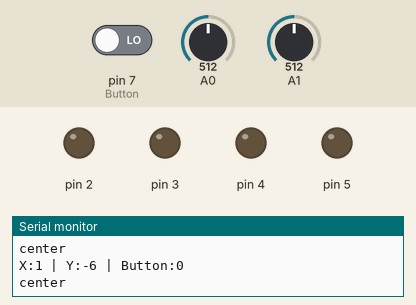
Recording of a sketch running on a simulated Arduino Uno, built with avr-gcc and run on an emulated ATmega328P. Shown: output pins drawn as LEDs (lit = HIGH), the last lines printed to the serial monitor. Inputs (shaded band) come from the test bench; at power-on: A0 = 512, A1 = 512, pin 7 (Button) LOW.

Above: at 1.2 s.
1.3 s: A0 set to 535
At 1.7 s:
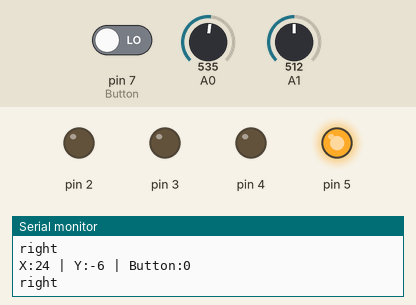
2.8 s: A1 set to 541
At 3.3 s:
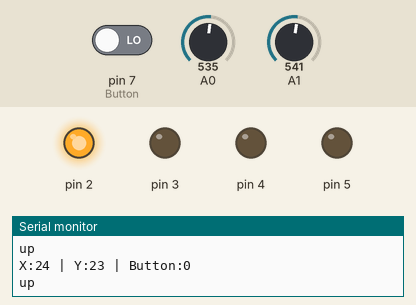
4.3 s: A0 set to 428
5.8 s: A0 set to 400
At 6.3 s:
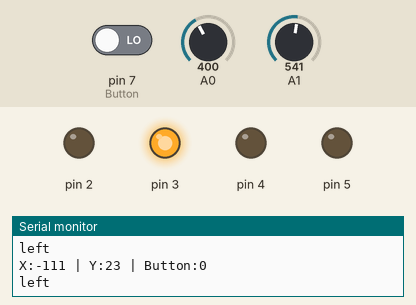
7.3 s: A1 set to 306
At 7.9 s:
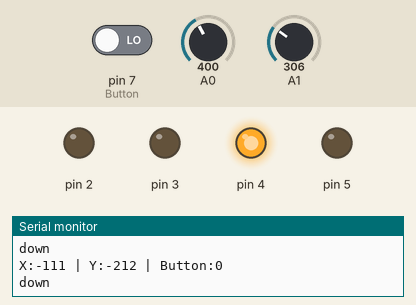
8.8 s: A1 set to 511
At 9.5 s:
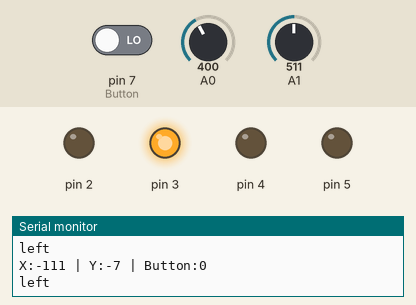
Timing chart, 0 to 11.3 s (numbered marks = the images above; inputs shaded):
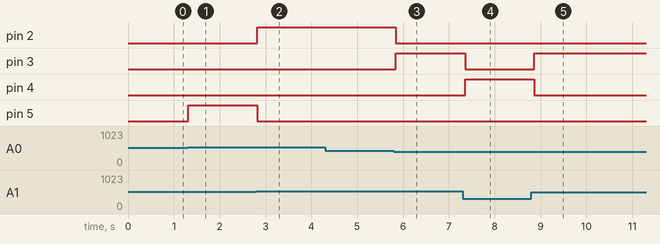

Measured:
- the behaviour switches between 521 and 522 on A0 (found by bisection; images 0 and 1)
- the behaviour switches between 529 and 530 on A1 (found by bisection; images 1 and 2)
- the behaviour switches between 412 and 411 on A0 (found by bisection; images 2 and 3)
- after the input at 1.3 s, pin 5: LOW → HIGH at once
- after the input at 2.8 s, pin 2: LOW → HIGH at once; pin 5: HIGH → LOW at once
- after the input at 5.8 s, pin 2: HIGH → LOW at once; pin 3: LOW → HIGH at once
- after the input at 7.3 s, pin 3: HIGH → LOW after 0.05 s; pin 4: LOW → HIGH after 0.05 s
- after the input at 8.8 s, pin 3: LOW → HIGH after 0.07 s; pin 4: HIGH → LOW after 0.07 s

The sketch:

joystick-axis.ino
```cpp
int value = 0;

void setup() {
    pinMode(2, OUTPUT);
    pinMode(3, OUTPUT);
    pinMode(4, OUTPUT);
    pinMode(5, OUTPUT);
    pinMode(7, INPUT);
    Serial.begin(9600);
}

void loop() {
    int x = analogRead(0) - 511; // read X axis value [0..1023]
    Serial.print("X:");
    Serial.print(x, DEC);

    int y = analogRead(1) - 518; // read Y axis value [0..1023]
    Serial.print(" | Y:");
    Serial.print(y, DEC);

    value = digitalRead(7); // read Button state [0,1]
    Serial.print(" | Button:");
    Serial.println(value, DEC);
    if (x <= 5 && y <= -100) {
        Serial.println("down");
        digitalWrite(5, LOW);
        digitalWrite(2, LOW);
        digitalWrite(3, LOW);
        digitalWrite(4, HIGH);
    } else if (x <= -100 && y <= 505) {
        Serial.println("left");
        digitalWrite(5, LOW);
        digitalWrite(2, LOW);
        digitalWrite(3, HIGH);
        digitalWrite(4, LOW);
    } else if (x >= 11 && y <= 11) {
        Serial.println("right");
        digitalWrite(4, LOW);
        digitalWrite(2, LOW);
        digitalWrite(3, LOW);
        digitalWrite(5, HIGH);
    } else if (x <= 512 && y >= 12) {
        Serial.println("up");
        digitalWrite(2, HIGH);
        digitalWrite(5, LOW);
        digitalWrite(4, LOW);
        digitalWrite(3, LOW);
    } else {
        Serial.println("center");
        digitalWrite(5, LOW);
        digitalWrite(2, LOW);
        digitalWrite(3, LOW);
        digitalWrite(4, LOW);
    }
    delay(100);
}
```
